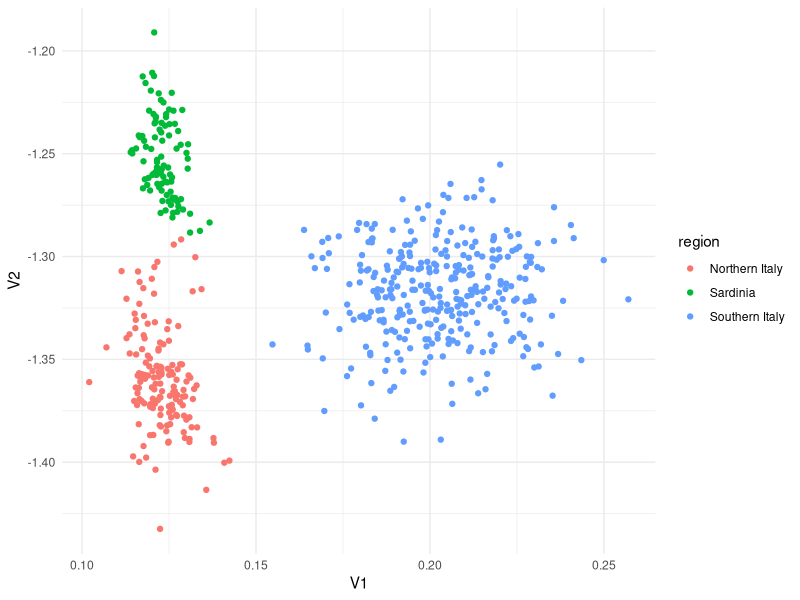
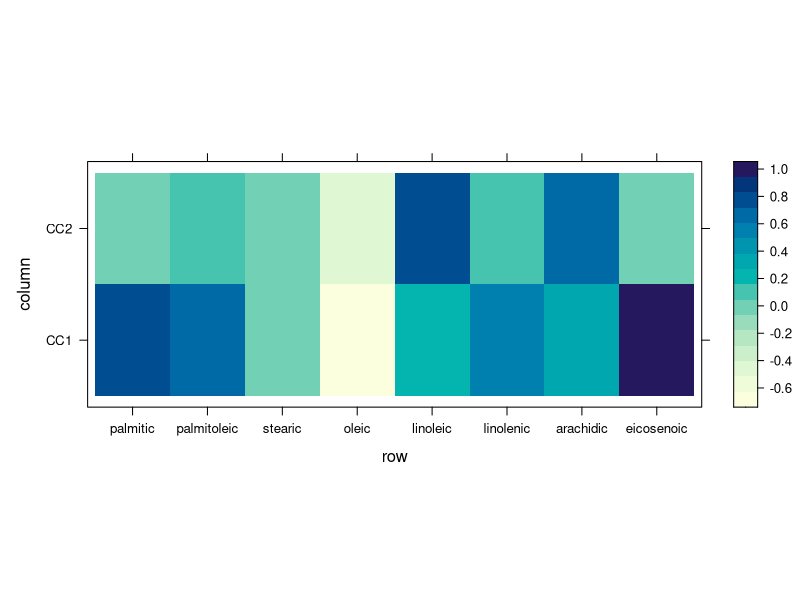
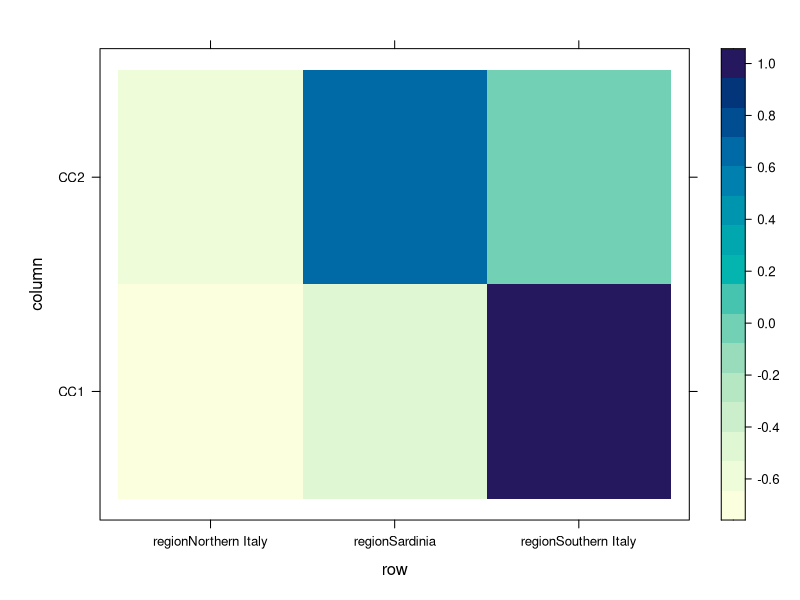

R code for these plots, in order:
## ---- chunk 1
knitr::opts_chunk$set(cache=TRUE)
## ---- chunk 2
Sigma_Y <- matrix(c(1, 0.4, 0.4, 1), ncol = 2)
Sigma_X <- matrix(c(1, 0.2, 0.2, 1), ncol = 2)
Sigma_YX <- matrix(c(0.5, 0.3, 0.6, 0.4), ncol = 2)
Sigma_XY <- t(Sigma_YX)

rbind(cbind(Sigma_Y, Sigma_YX),
      cbind(Sigma_XY, Sigma_X))
## ---- chunk 3
library(expm)
sqrt_Y <- sqrtm(Sigma_Y)
sqrt_X <- sqrtm(Sigma_X)
M1 <- solve(sqrt_Y) %*% Sigma_YX %*% solve(Sigma_X)%*% 
  Sigma_XY %*% solve(sqrt_Y)

(decomp1 <- eigen(M1))
## ---- chunk 4
decomp1$vectors[,1] %*% solve(sqrt_Y)
## ---- chunk 5
M2 <- solve(sqrt_X) %*% Sigma_XY %*% solve(Sigma_Y)%*% 
  Sigma_YX %*% solve(sqrt_X)

decomp2 <- eigen(M2)
decomp2$vectors[,1] %*% solve(sqrt_X)
## ---- chunk 6
sqrt(decomp1$values)
## ---- chunk 7
# Let's generate data
library(mvtnorm)
Sigma <- rbind(cbind(Sigma_Y, Sigma_YX),
               cbind(Sigma_XY, Sigma_X))

YX <- rmvnorm(100, sigma = Sigma)
Y <- YX[,1:2]
X <- YX[,3:4]

decomp <- cancor(x = X, y = Y)
## ---- chunk 8
U <- Y %*% decomp$ycoef
V <- X %*% decomp$xcoef

diag(cor(U, V))
decomp$cor
## ---- chunk 9
library(tidyverse)
library(dslabs)

X <- olive %>% 
  select(-area, -region) %>% 
  as.matrix

Y <- olive %>% 
  select(region) %>% 
  model.matrix(~ region - 1, data = .)
## ---- chunk 10
head(unname(Y))

decomp <- cancor(X, Y)

V <- X %*% decomp$xcoef
## ---- chunk 11
data.frame(
  V1 = V[,1],
  V2 = V[,2],
  region = olive$region
) %>% 
  ggplot(aes(V1, V2, colour = region)) +
  geom_point() + 
  theme_minimal()
## ---- chunk 12
# Let's go back to the olive data
decomp <- cancor(X, Y)
V <- X %*% decomp$xcoef
colnames(V) <- paste0("CC", seq_len(8))

library(lattice)
levelplot(cor(X, V[,1:2]))
## ---- chunk 13
levelplot(cor(Y, V[,1:2]))
